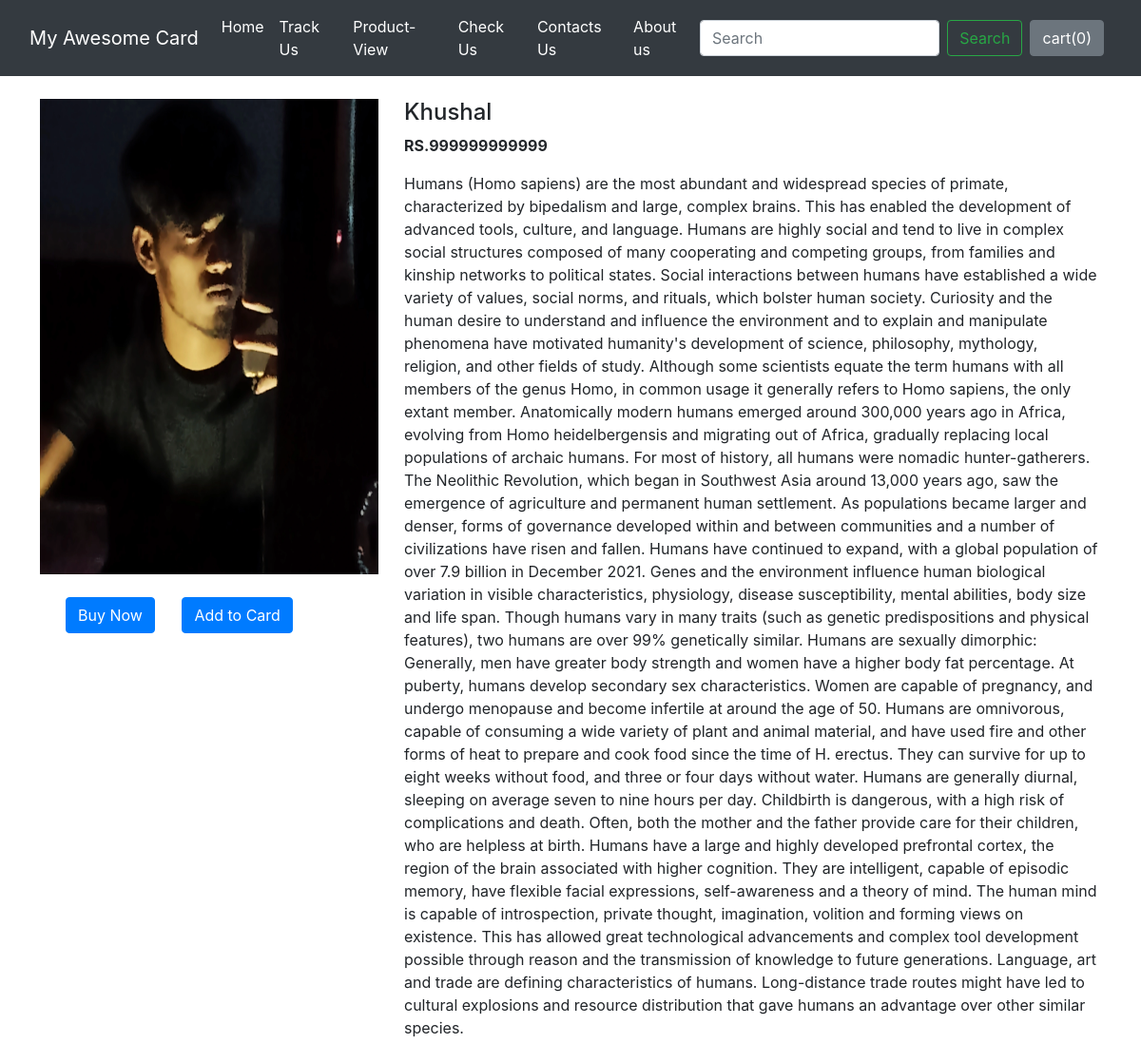
Screenshot of /shop/products/2 with the database file from the repository.
### shop/models.py (models this page shows)
class product(models.Model):
    product_id = models.AutoField
    product_name = models.CharField(max_length=50)
    category = models.CharField(max_length=50, default="")
    subcategory = models.CharField(max_length=50, default="")
    price = models.IntegerField(default=0)
    desc = models.CharField(max_length=300000)
    pub_date = models.DateField()
    image = models.ImageField(upload_to="shop/images", default="")
    def __str__(self):
        return self.product_name

### shop/views.py (the view)
# urls.py: path("products/<int:myid>", views.productview, name="ProductView"),
def productview(request, myid):
    prod = product.objects.filter(id = myid)
    print(prod)
    return render(request,'shop/productview.html', {'product':prod[0]})

### shop/templates/shop/productview.html (shortened to what this page needs)
{% extends 'shop/base.html' %}
{% block body %}
<div class="container my-4">
    <div class="row">
        <div class="col-md-4">
            <div class="row">
                <img src="/media/{{product.image}}" height="500px" width="400px">
            </div>
            <button class="btn btn-primary mx-4 my-4">Buy Now</button>
            <button class="btn btn-primary my-4 ">Add to Card</button>
        </div>
        <div class="col-md-8 ">
            <h4>{{product.product_name}}</h4>
            <p><b>RS.{{product.price}}</b></p>
            <p>{{product.desc}}</p>
        </div>
    </div>
</div>
{%endblock %}

### shop/templates/shop/base.html (shortened to what this page needs)
<!doctype html>
<html lang="en">
<head>
    <link href="https://cdn.jsdelivr.net/npm/bootstrap@5.1.3/dist/css/bootstrap.min.css" rel="stylesheet">
   <link rel="stylesheet" href="https://stackpath.bootstrapcdn.com/bootstrap/4.2.1/css/bootstrap.min.css">
</head>
<body>
  <nav class="navbar navbar-expand-lg navbar-dark bg-dark">
  <div class="container-fluid">
    <a class="navbar-brand" href="/shop">My Awesome Card</a>
    <div class="collapse navbar-collapse" id="navbarSupportedContent">
      <ul class="navbar-nav me-auto mb-2 mb-lg-0">
        <li class="nav-item">
          <a class="nav-link active" aria-current="page" href="/shop">Home</a>
        </li>
        <li class="nav-item">
          <a class="nav-link active" aria-current="page" href="/shop/tracker">Track Us</a>
        </li>
        <li class="nav-item">
          <a class="nav-link active" aria-current="page" href="/shop/productpre">Product-View</a>
        </li>
        <li class="nav-item">
          <a class="nav-link active" aria-current="page" href="/shop/checkout">Check Us</a>
        </li>
        <li class="nav-item">
          <a class="nav-link active" aria-current="page" href="/shop/contact">Contacts Us</a>
        </li>
        <li class="nav-item">
          <a class="nav-link active" aria-current="page" href="/shop/about">About us</a>
        </li>
      </ul>
      <form class="d-flex">
        <input class="form-control me-2" type="search" placeholder="Search" aria-label="Search">
        <button class="btn btn-outline-success" type="submit">Search</button>
      </form>
      <button type="button" class="btn btn-secondary mx-2" id="popcart" data-container="body" data-toggle="popover" data-placement="bottom" data-html = "true" data-content="Bottom popover">
        cart(<span id="cart">0</span>)
      </button>
    </div>
  </div>
</nav>
  {% block body %} {% endblock %}
 </body>
</html>

### rows the page displays
product: image (picture), product_name "Khushal", price "999999999999", desc "Humans (Homo sapiens) are the most abundant and widespread species of primate, characterized by bipedalism and large, complex brains. This has enabled the development of advanced tools, culture, and language. Humans are highly social and tend to live in complex social structures composed of many cooperating and competing groups, from families and kinship networks to political states. Social interactions between humans have established a wide variety of values, social norms, and rituals, which bolster human society. Curiosity and the human desire to understand and influence the environment and to explain and manipulate phenomena have motivated humanity's development of science, philosophy,…"
